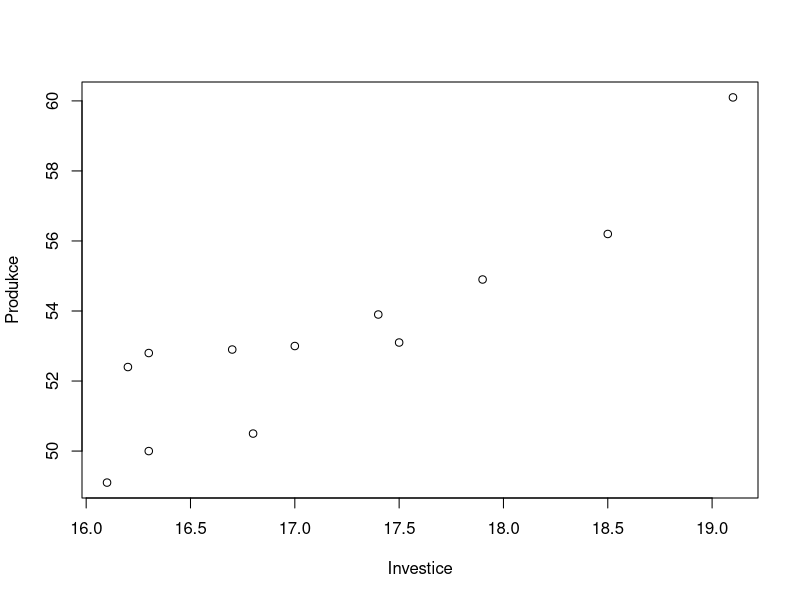
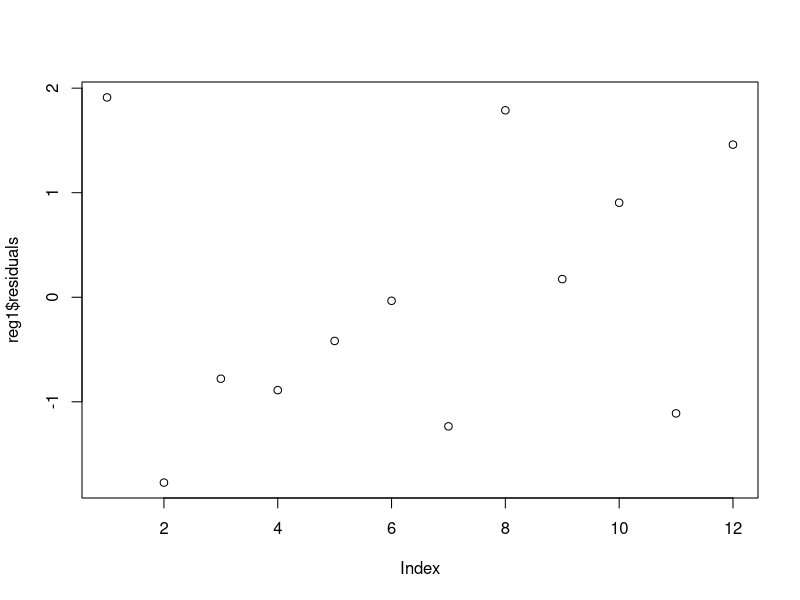
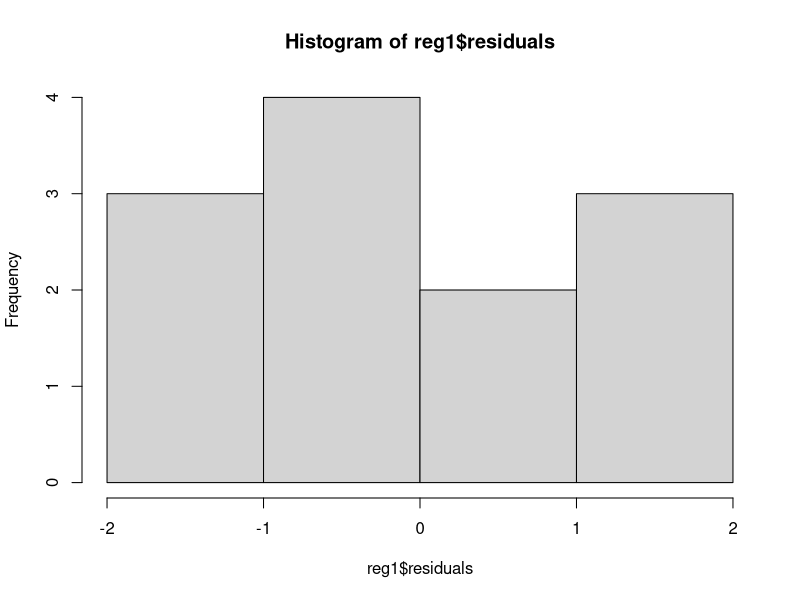
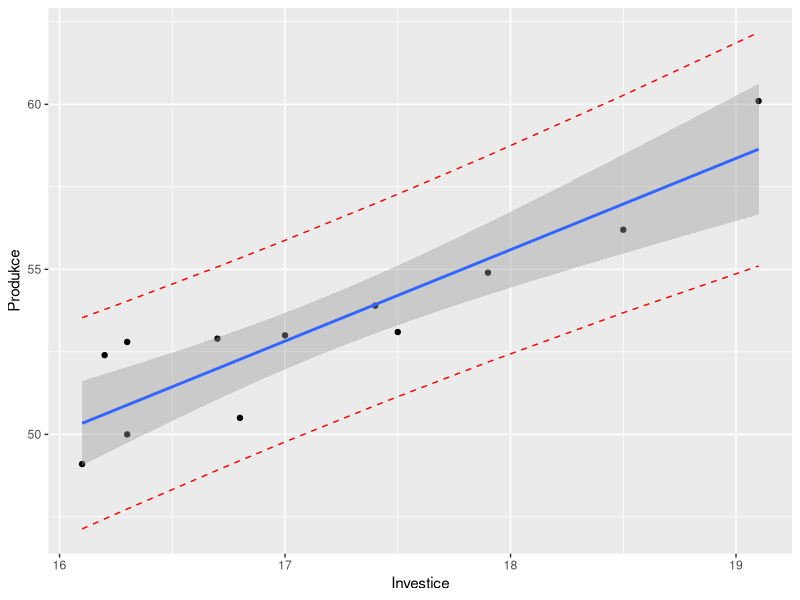

Write R code to recreate these figures, in order. (Note: this script raises an error after producing the figures.)
################################## CVICENI 3 ############################
#primkova regrece
#hyperbolicka regrese
#logaritmicka regrese
# parabolicka regrese
# polynomicka regrese

#testu vyznamnosti
#test o modelu = celkovy f-test
#test  o parametrech = individualni t-testy

# teoreticky soucet ctvercu vetsi nez rezidualni
install.packages("MASS") # balicek pro analyzu jackknife rezidui
install.packages("ggplot2")

##### PRIKLAD 1 #####

# Import datoveho souboru Firmy.csv:
#File -> Import Datasets -> From text (base) -> vybrat soubor.csv (!!! nutno mit kratkou cestu k datum)
getwd()
Firmy <- read.csv("./MMDA/03/Firmy.csv", sep = ";", dec = ".")
Cars <- read.csv("./MMDA/03/Cars.csv", sep = ";", dec = ",")
# XY bodovy diagram
plot(Firmy$Investice, Firmy$Produkce, xlab = "Investice", ylab = "Produkce")

# regresni funkce - primka y=b0+b1*x
#pokud parabola -> x²
reg1 <- lm(Produkce ~ Investice, data = Firmy) #pokud vice dat da se tam +
summary(reg1)   # vystup
print(reg1)     # parametry

# analyza rezidui
library(MASS)
summary(reg1$residuals) # miry urovne rezidui
plot(reg1$residuals)  # graf rezidui
hist(reg1$residuals)  # histogram rezidui -> mel by vypadat jako gausovka
shapiro.test(reg1$residuals)  # test normality rezidui -> nezamitame hypotezu
print(studres(reg1))  # Jacknife rezidua

# odhad konkretni hodnoty
new1 <- data.frame(Investice = 18)
new1
predict(reg1, newdata = new1) # bodovy odhad
#intervalovy odhad
predict(reg1, newdata = new1, interval = "confidence", level = 0.95) # IS pro podminenou stredni hodnotu
predict(reg1, newdata = new1, interval = "prediction", level = 0.95) # IS pro konkretni hodnotu

# graf predpovedi
library("ggplot2")
pred.int <- predict(reg1, interval = "prediction")
mydata <- cbind(Firmy, pred.int)
ggplot(mydata, aes(Investice, Produkce)) +
  geom_point() +
  stat_smooth(method = lm) +
  geom_line(aes(y = lwr), color = "red", linetype = "dashed") +
  geom_line(aes(y = upr), color = "red", linetype = "dashed")


##### PRIKLAD 2 #####
cor(Firmy$Investice, Firmy$Produkce) # korelacni koeficient
cor.test(Firmy$Investice, Firmy$Produkce) # test vyznamnosti korelacniho koeficientu


##### PRIKLAD 3 #####
# XY bodovy diagram
plot(Cons$Speed, Cons$Consumption, xlab = "Speed", ylab = "Consumption")

# regresni funkce - primka y=b0+b1*x
reg2 <- lm(Consumption ~ Speed, data = Cons)
summary(reg2)

# analyza rezidui
summary(reg2$residuals)
hist(reg2$residuals)
plot(reg2$residuals)
shapiro.test(reg2$residuals)

# regresni funkce - parabola  y=b0+b1*x+b2*x^2
reg3 <- lm(Consumption ~ Speed + I(Speed^2), data = Cons)
print(reg3)
summary(reg3)

# analyza rezidui
summary(reg3$residuals)
hist(reg3$residuals)
plot(reg3$residuals)
shapiro.test(reg3$residuals)

# odhad konkretni hodnoty
auto <- data.frame(Speed = 115)
predict(reg3, newdata = auto, interval = "confidence", level = 0.95)
predict(reg3, newdata = auto, interval = "prediction", level = 0.95)


##### PRIKLAD 4 #####

# Import datasets: Beer.csv

# korelacni matice
library(corrplot)
cor_beer <- cor(Beer)
print(cor_beer)
corrplot(cor_beer, "number")

# XY bodovy diagram
x <- Beer$PRICE.18PK
y <- Beer$CASES.18PK
plot(x, y, xlab = "Cena", ylab = "Prodane_kusy")

# regresni funkce 
reg4_zk <- lm(y ~ x, data = Beer) # nejdrive pro ukazku regresni primka
summary(reg4_zk)
plot(reg4_zk$residuals)
shapiro.test(reg4_zk$residuals)

reg4 <- lm(log(y) ~ log(x), data = Beer) # mocninna fce y=b0*x^b1 -> nutna logaritmizace pro ziskani modelu linearniho v parametrech
print(reg4)
summary(reg4)
summary(reg4$residuals)
plot(reg4$residuals)
hist(reg4$residuals)
shapiro.test(reg4$residuals)

# odhad konkretni hodnoty
new4 <- data.frame(x = 15)
predict(reg4, newdata = new4, interval = "confidence", level = 0.95)
pred.i <- predict(reg4, newdata = new4, interval = "confidence", level = 0.95)
pred.i2 <- predict(reg4, newdata = new4, interval = "prediction", level = 0.95)

# odlogaritmovani vysledne y
exp(pred.i)
exp(pred.i2)


##### PRIKLAD 6 #####
# Import datasets: Cars.csv

summary(Cars)  # prehled popisna statistika
colSums(is.na(Cars)) # prehled chybejicich pozorovani
str(Cars)  # vypis typu promennych
Cars_data <- Cars[1:428, 7:15] # vylouceni kvalitativnich promennych

# vicerozmerny regresni model Y=b0+b1X1+b2X2+b3X3
reg6 <- lm(Cena_prodej ~ Motor + Horsepower + Dalnice_MPG, data = Cars_data)
summary(reg6)
reg6$coefficients

# analyza rezidui  
summary(reg6$residuals)
plot(reg6$residuals)
plot(studres(reg6))
hist(reg6$residuals)
shapiro.test(reg6$residuals)

#detekce vlivnych pozorovani
# 1. Mahalanobisova vzdalenost
Cars_data2 <- Cars_data[, -c(4)] # vylouceni promenne Valce, nebot neni kvantitativni spojita
oneC <- as.matrix(rep(1, dim(Cars_data2)[1])) # jednotkov? vektor 
nC <- dim(Cars_data2)[1] # rozsah v?b?ru
xbarC <- 1 / nC * t(Cars_data2) %*% oneC # vektor prumeru
print(xbarC)
cov_xC <- cov(Cars_data2)
mahal <- mahalanobis(Cars_data2, xbarC, cov_xC, inverted = FALSE)
plot(density(mahal, bw = 0.3), main = "Squared Mahalanobis distancec"); rug(mahal)
which(mahal > 12)
write.table(mahal, "c:/R/Data/mahal6.txt", sep = "\t", dec = ",")

# 2. Jacknife rezidua
jack6 <- studres(reg6)
ggplot(reg6, aes(x = .fitted, y = jack6)) +
  geom_point() +
  geom_hline(yintercept = 0, linetype = "dotted") +
  geom_hline(yintercept = c(-3, 3), linetype = "dashed", color = "red")

which(jack6 > 3 | jack6 < (-3))

# vylouceni odlehlych pozorovani
Cars_data3 <- Cars_data[-c(7, 220, 252, 262, 269, 270, 335),]
reg6_1 <- lm(Cena_prodej ~ Motor + Horsepower + Dalnice_MPG, data = Cars_data3)
summary(reg6_1)
plot(studres(reg6_1))
hist(reg6_1$residuals)
shapiro.test(reg6_1$residuals)

# srovnani s prvnim modelem se vsemi pozorovanimi
summary(reg6_1)
summary(reg6)

# predikce
new6 <- data.frame(Motor = 4, Horsepower = 250, Dalnice_MPG = 30)
predict(reg6_1, newdata = new6, interval = "confidence", level = 0.95)
predict(reg6, newdata = new6, interval = "confidence", level = 0.95) # srovnani s predikci podle puvodniho modelu se vsemi pozorovanimi

# ukazka - vicenasobny regresni model se vsemi promennymi
reg6_2 <- lm(Cena_prodej ~ Motor +
  Valce +
  Horsepower +
  Mesto_MPG +
  Dalnice_MPG +
  Vaha +
  Delka, data = Cars_data)
summary(reg6_2)
reg6_3 <- lm(Cena_prodej ~ Motor +
  Valce +
  Horsepower +
  Dalnice_MPG +
  Vaha +
  Delka, data = Cars_data)
summary(reg6_3)

# korelacni matice z vysvetlujicich promennych
X6_3 = model.matrix(reg6_3) # matice vysvetlujicich promennych
View(X6_3)
X6_3a <- X6_3[, 2:7] # bez b0
cor(X6_3a)
corrplot(cor(X6_3a), "number")

reg6_4 <- lm(Cena_prodej ~ Motor + Horsepower + Dalnice_MPG + Delka, data = Cars_data) # vyloucena promenna Valce, nebot je hodne korelovana
summary(reg6_4)
X6_4a <- X6_3[, -c(1, 3, 6)]
cor(X6_4a)


##### PRIKLAD 7 #####
# projekcni matice H
X7 <- model.matrix(reg6_1) # definice matice vysvetlujicich promennych
hat_matrix7 <- X7 %*% (solve(t(X7) %*% X7) %*% t(X7)) # Vypocet matice H
print(hat_matrix7)
write.table(hat_matrix7, "c:/R/Data/H7.txt", sep = "\t", dec = ",")
d7 <- diag(hat_matrix7) # leverages = diagonalni prvky matice H
max(d7) # maximalni hodnota
print(d7)
write.table(d7, "c:/R/Data/d7.txt", sep = "\t", dec = ",")

# leverages - jinym zpusobem
lev7 <- lm.influence(reg6_1)$hat
p <- sum(lev7) # soucet leverages = stopa matice = pocet parametru
p
plot(lev7)
max(lev7)
print(lev7)
h <- 3 * p / (nC)
h
which(lev7 > h) # identifikace vlivnych pozorovani


#poznamky
# multikoranelita - 3 a vice zavislych promennych na sobe

#--------------------
# Ukol3
Cars <- read.csv("Cars.csv", sep = ";", dec = ",")
Cars_data <- Cars[1:428, 7:15, , -4] # vylouceni kvalitativnich promennych
Cars_data2 <- Cars_data[, -4] # vylouceni promenne Valce, nebot neni kvantitativni spojita

?cor
cor(Cars_data2$Cena_prodej, Cars_data2$Horsepower) #jsou visoce zavisle primo umerne
# cor.test(Cars$Cena_prodej, Cars$Horsepower) #jsou zavisle
plot(Cars_data2$Cena_prodej, Cars_data2$Horsepower, xlab = "Cena_prodej", ylab = "Horsepower")


# 1. Mahalanobisova vzdalenost
oneC <- as.matrix(rep(1, dim(Cars_data2)[1]))
nC <- dim(Cars_data2)[1]
xbarC <- 1 / nC * t(Cars_data2) %*% oneC
print(xbarC)
cov_xC <- cov(Cars_data2)
mahal <- mahalanobis(Cars_data2, xbarC, cov_xC, inverted = FALSE)
plot(density(mahal, bw = 0.3), main = "Squared Mahalanobis distancec"); rug(mahal)
which(mahal > 12)


# 2. Jacknife rezidua
reg <- lm(Cena_prodej ~ Horsepower, data = Cars_data2)
jack <- studres(reg)
ggplot(reg, aes(x = .fitted, y = jack)) +
  geom_point() +
  geom_hline(yintercept = 0, linetype = "dotted") +
  geom_hline(yintercept = c(-3, 3), linetype = "dashed", color = "red")
which(jack > 3 | jack < (-3))

# vylouceni extremnich pozorovani
intersect(which(jack > 3 | jack < (-3)), which(mahal > 12))

Cars_data3 <- Cars_data2[-intersect(which(jack > 3 | jack < (-3)), which(mahal > 12)),] # vylouceni promenne Valce, nebot neni kvantitativni spojita

plot(Cars_data3$Cena_prodej, Cars_data3$Horsepower, xlab = "Cena_prodej", ylab = "Horsepower")

reg2 <- lm(Cena_prodej ~ Horsepower, data = Cars_data3)


# viz.priklad 3
#rezidua nemusi vychazet v shapiro-wiklove testu -> pokud vypada dobre histogram
# regresni funkce - primka y=b0+b1*x
summary(reg2)

# analyza rezidui
summary(reg2$residuals)
# checkni r square
hist(reg2$residuals)
plot(reg2$residuals)
shapiro.test(reg2$residuals)

# regresni funkce - parabola  y=b0+b1*x+b2*x^2
reg3 <- lm(Cena_prodej ~ Horsepower + I(Horsepower^2), data = Cars_data3)

print(reg3)
summary(reg3)
# analyza rezidui
summary(reg3$residuals)
hist(reg3$residuals)
plot(reg3$residuals)
shapiro.test(reg3$residuals)
?shapiro.test
reg4 <- lm(Cena_prodej ~ log(Horsepower), data = Cars_data3)
print(reg4)
summary(reg4)
# analyza rezidui
summary(reg4$residuals)
hist(reg4$residuals)
plot(reg4$residuals)
shapiro.test(reg4$residuals)

reg5 <- lm(log(Cena_prodej) ~ log(Horsepower), data = Cars_data3)
print(reg5)
summary(reg5)
# analyza rezidui
summary(reg5$residuals)
hist(reg5$residuals)
plot(reg5$residuals)
shapiro.test(reg5$residuals)

jack2 <- studres(reg5)
ggplot(reg5, aes(x = .fitted, y = jack2)) +
  geom_point() +
  geom_hline(yintercept = 0, linetype = "dotted") +
  geom_hline(yintercept = c(-3, 3), linetype = "dashed", color = "red")
which(jack2 > 3 | jack2 < (-3))

Cars_data4 <- Cars_data3[-c(150, 151),]
reg6 <- lm(log(Cena_prodej) ~ log(Horsepower), data = Cars_data4)
print(reg6)
summary(reg6)
# analyza rezidui
summary(reg6$residuals)
hist(reg6$residuals, probability = T)
lines(density(reg6$residuals), col = "red")

plot(reg6$residuals)
shapiro.test(reg6$residuals)
# odhad konkretni hodnoty
auto <- data.frame(Horsepower = 400)
predict_price <- predict(reg6, newdata = auto, interval = "confidence", level = 0.95)
exp(predict_price)

# predict(reg2, newdata = auto, interval = "prediction", level = 0.95)